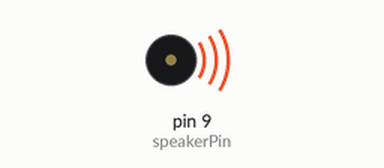
This sketch was run on a simulated Arduino Uno, built with avr-gcc and run on an emulated ATmega328P. Shown: buzzer (waves = sounding).

Above: at 0.05 s.
At 2.85 s:
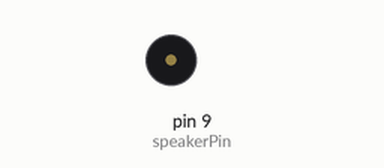
Timing chart, 0 to 3.1 s (numbered marks = the images above):
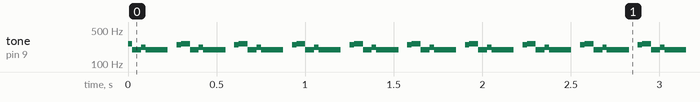

The sketch:

5_tone_melody.ino
```cpp
#include <toneAC.h>


int speakerPin = 9; // connect speaker to digital pin 9
int NOTE_C4 = 262; // frequency of C4 note (in Hz)
int NOTE_G3 = 196; // frequency of G3 note (in Hz)
int NOTE_A3 = 220; // frequency of A3 note (in Hz)
int NOTE_B3 = 247; // frequency of B3 note (in Hz)


int melody[] = { NOTE_C4, NOTE_G3, NOTE_G3, NOTE_A3, NOTE_G3, 0, NOTE_B3, NOTE_C4 }; // define the melody notes (using note frequencies)

int durations[] = { 4, 8, 8, 4, 4, 4, 4, 4 }; // define the note durations (in quarter notes)

int noteCount = sizeof(melody) / sizeof(int); // count the number of notes in the melody

int tempo = 120; // set the tempo (in beats per minute)

int beatLength = 60000 / tempo; // calculate the length of each beat (in milliseconds)

void setup() {

  pinMode(speakerPin, OUTPUT); // set the speaker pin as an output

}

void loop() {

  for (int i = 0; i < noteCount; i++) {

    if (melody[i] == 0) { // if the note is a rest

      delay(beatLength / durations[i]); // wait for the rest duration

    } else { // if the note is a tone

      tone(speakerPin, melody[i], beatLength / durations[i]); // play the tone for the note duration

    }

    delay(beatLength / 20); // add a small delay between notes

  }

}
```

Measured:
- by itself, tone on pin 9 (speakerPin): repeats every 0.33 s: 196 Hz 0.05 s, 220 Hz 0.03 s, 196 Hz 0.13 s, silent 0.05 s, 247 Hz 0.03 s, 262 Hz 0.05 s
